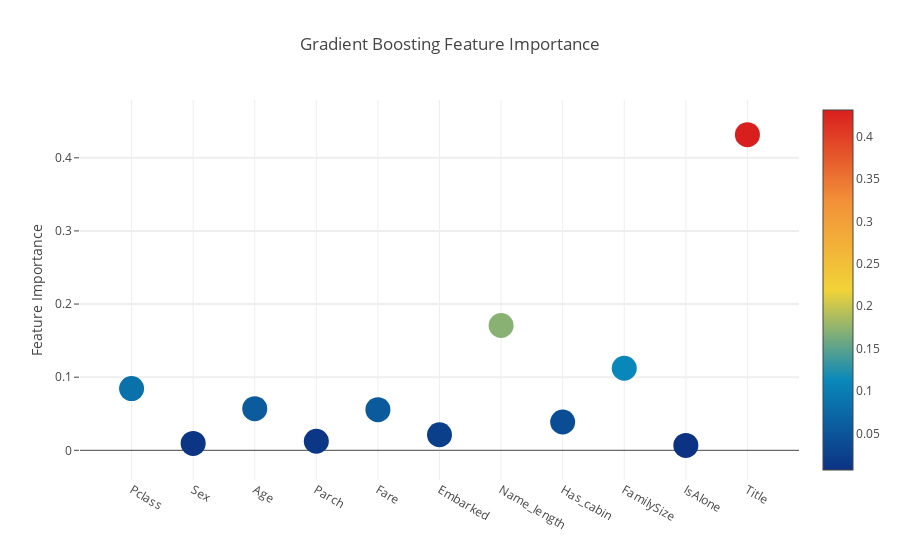

Here is the notebook cell this chart was saved with:
### Code cell
# Scater plot
configure_plotly_browser_state()
py.init_notebook_mode(connected=True)
trace = go.Scatter(y= feature_df['Gradient Boosting feature importances'].values,
                  x= feature_df['features'].values,
                  mode = 'markers',
                  marker = dict(sizemode = 'diameter',
                               sizeref = 1,
                               size = 25,
#                                size = feature_df['AdaBoost feature importances'].values,
#                                color = np,random.randn(500), # Set color equal to a variable
                               color = feature_df['Gradient Boosting feature importances'].values,
                               colorscale='Portland',
                               showscale=True),
                  text = feature_df['features'].values)
data = [trace]

layout = go.Layout(autosize= True,
                  title = 'Gradient Boosting Feature Importance',
                  hovermode = 'closest',
#                   xaxis = dict(title = 'Pop',
#                               ticklen = 5,
#                               zeroline = False,
#                               gridwith =2,)
                  yaxis = dict(title = 'Feature Importance',
                               ticklen = 5,
                               gridwidth = 2),
                  showlegend=False)

fig = go.Figure(data = data, layout = layout)
py.iplot(fig, filename = 'scatter2010')

### Figure 1 — Plotly figure (JSON) as saved in the notebook; plotly's stock layout.template omitted (floating-point values rounded to 4 significant figures)
{"data": [{"uid": "7e456a42-0abc-4b20-9e18-3601d0024a30", "text": ["Pclass", "Sex", "Age", "Parch", "Fare", "Embarked", "Name_length", "Has_cabin", "FamilySize", "IsAlone", "Title"], "y": [0.08436, 0.009481, 0.05697, 0.01236, 0.05556, 0.02123, 0.1707, 0.03867, 0.1122, 0.006748, 0.4317], "mode": "markers", "marker": {"sizeref": 1, "colorscale": "Portland", "color": [0.08436, 0.009481, 0.05697, 0.01236, 0.05556, 0.02123, 0.1707, 0.03867, 0.1122, 0.006748, 0.4317], "sizemode": "diameter", "showscale": true, "size": 25}, "x": ["Pclass", "Sex", "Age", "Parch", "Fare", "Embarked", "Name_length", "Has_cabin", "FamilySize", "IsAlone", "Title"], "type": "scatter"}], "layout": {"autosize": true, "title": {"text": "Gradient Boosting Feature Importance"}, "yaxis": {"ticklen": 5, "gridwidth": 2, "title": {"text": "Feature Importance"}}, "hovermode": "closest", "showlegend": false}}
